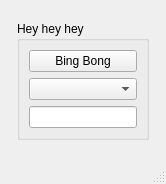
<?xml version="1.0" encoding="UTF-8"?>
<ui version="4.0">
 <class>MainWindow</class>
 <widget class="QMainWindow" name="MainWindow">
  <property name="geometry">
   <rect>
    <x>0</x>
    <y>0</y>
    <width>166</width>
    <height>184</height>
   </rect>
  </property>
  <property name="sizePolicy">
   <sizepolicy hsizetype="Fixed" vsizetype="Minimum">
    <horstretch>0</horstretch>
    <verstretch>0</verstretch>
   </sizepolicy>
  </property>
  <property name="windowTitle">
   <string>MainWindow</string>
  </property>
  <widget class="QWidget" name="centralwidget">
   <layout class="QGridLayout" name="gridLayout">
    <item row="0" column="0">
     <widget class="QGroupBox" name="groupBox">
      <property name="sizePolicy">
       <sizepolicy hsizetype="Fixed" vsizetype="Fixed">
        <horstretch>0</horstretch>
        <verstretch>0</verstretch>
       </sizepolicy>
      </property>
      <property name="title">
       <string>Hey hey hey</string>
      </property>
      <layout class="QVBoxLayout" name="verticalLayout">
       <item>
        <widget class="QPushButton" name="pushButton">
         <property name="sizePolicy">
          <sizepolicy hsizetype="Minimum" vsizetype="Minimum">
           <horstretch>0</horstretch>
           <verstretch>0</verstretch>
          </sizepolicy>
         </property>
         <property name="text">
          <string>Bing Bong</string>
         </property>
        </widget>
       </item>
       <item>
        <widget class="QComboBox" name="comboBox">
         <property name="sizePolicy">
          <sizepolicy hsizetype="Minimum" vsizetype="Minimum">
           <horstretch>0</horstretch>
           <verstretch>0</verstretch>
          </sizepolicy>
         </property>
        </widget>
       </item>
       <item>
        <widget class="QLineEdit" name="lineEdit"/>
       </item>
      </layout>
     </widget>
    </item>
   </layout>
  </widget>
  <widget class="QMenuBar" name="menubar">
   <property name="geometry">
    <rect>
     <x>0</x>
     <y>0</y>
     <width>166</width>
     <height>22</height>
    </rect>
   </property>
  </widget>
  <widget class="QStatusBar" name="statusbar"/>
 </widget>
 <resources/>
 <connections/>
</ui>
